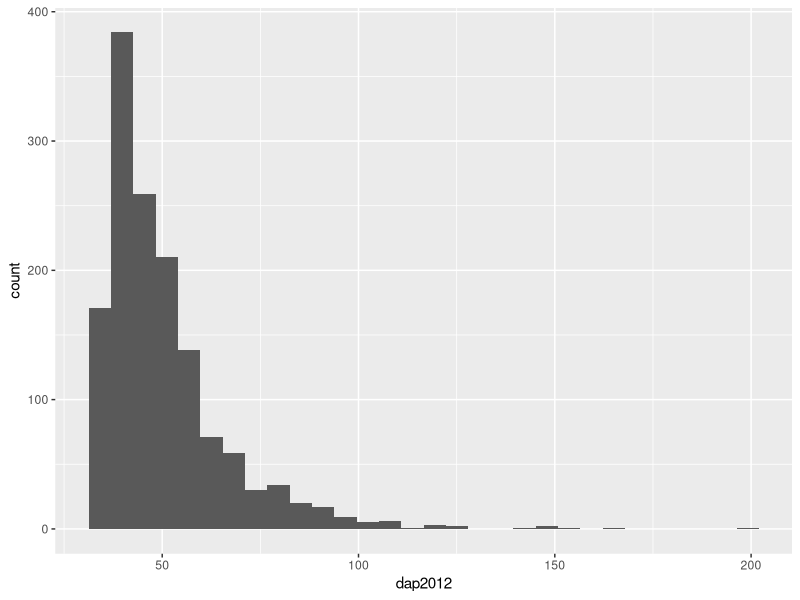
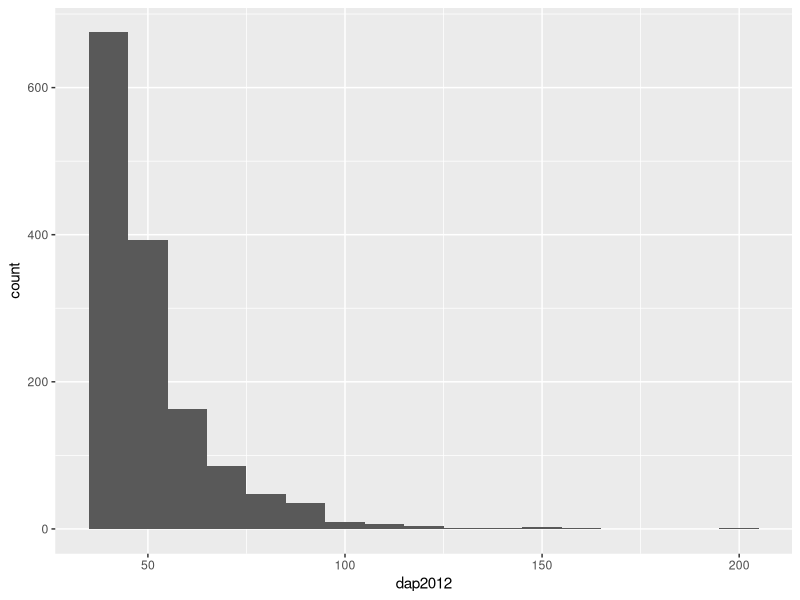
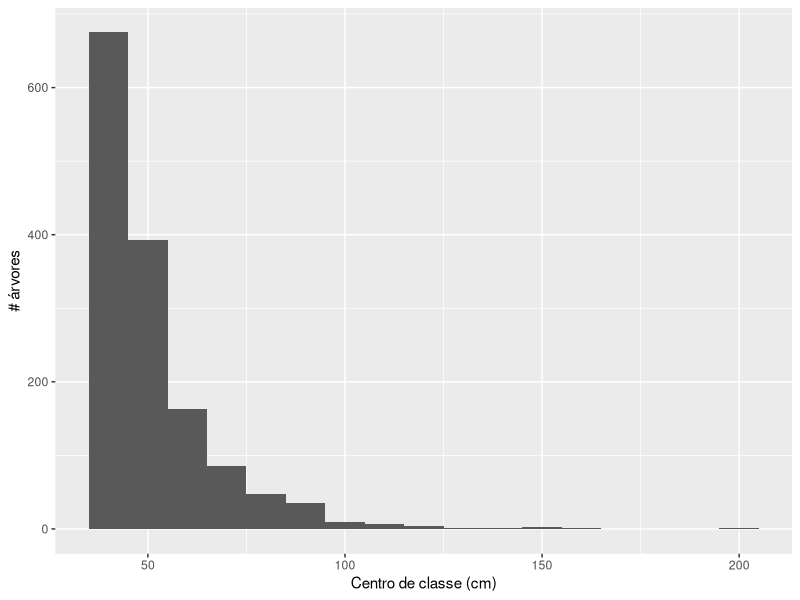
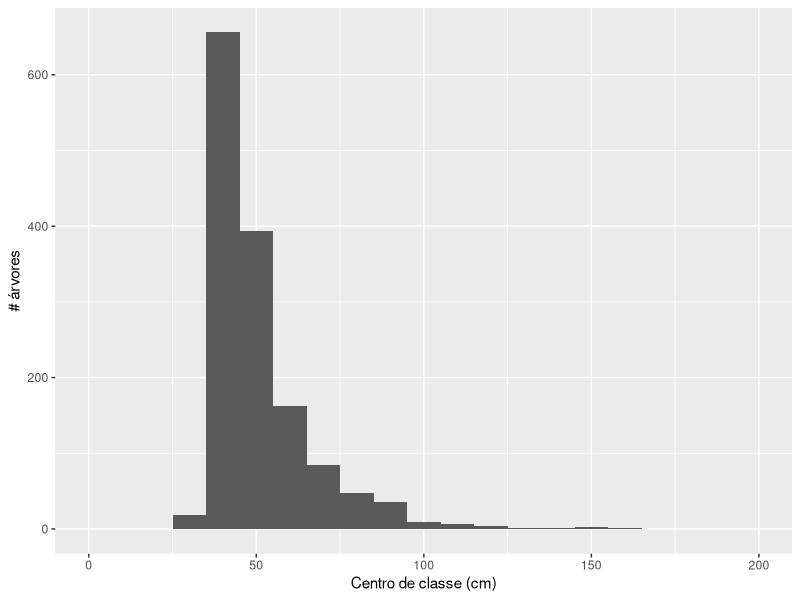
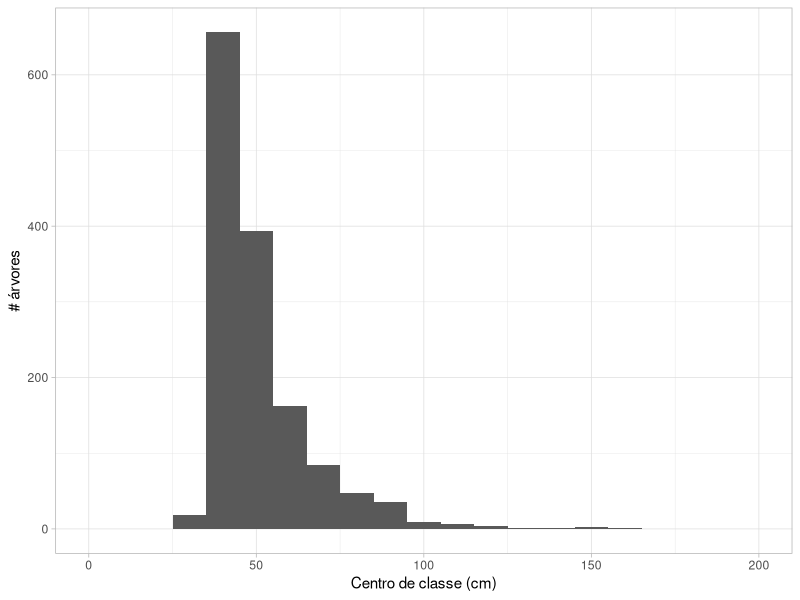
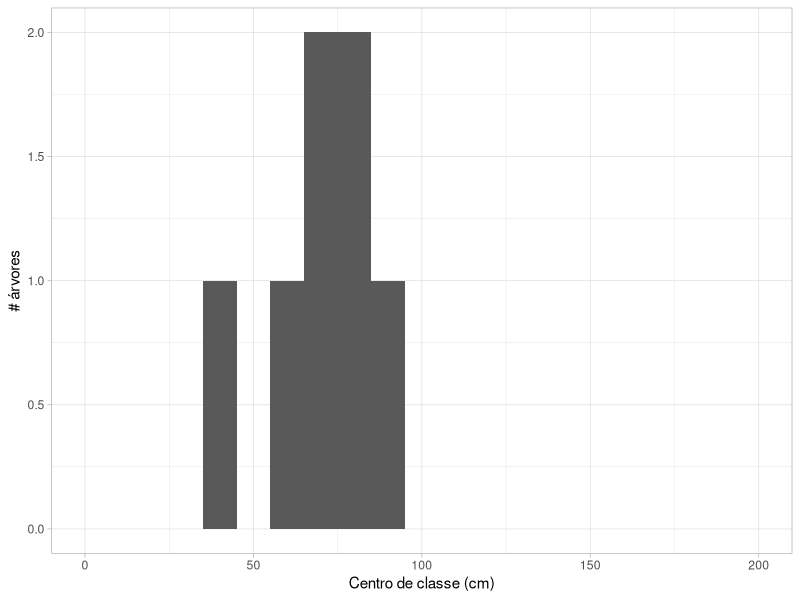
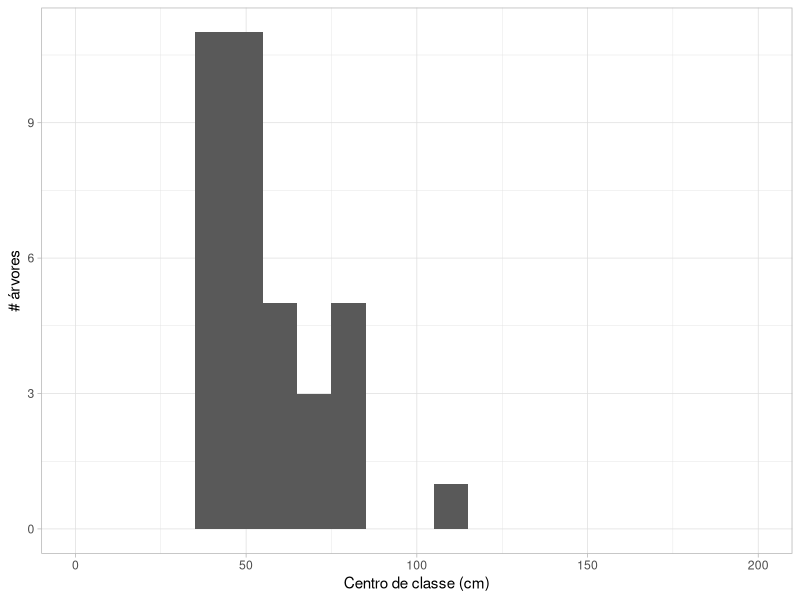
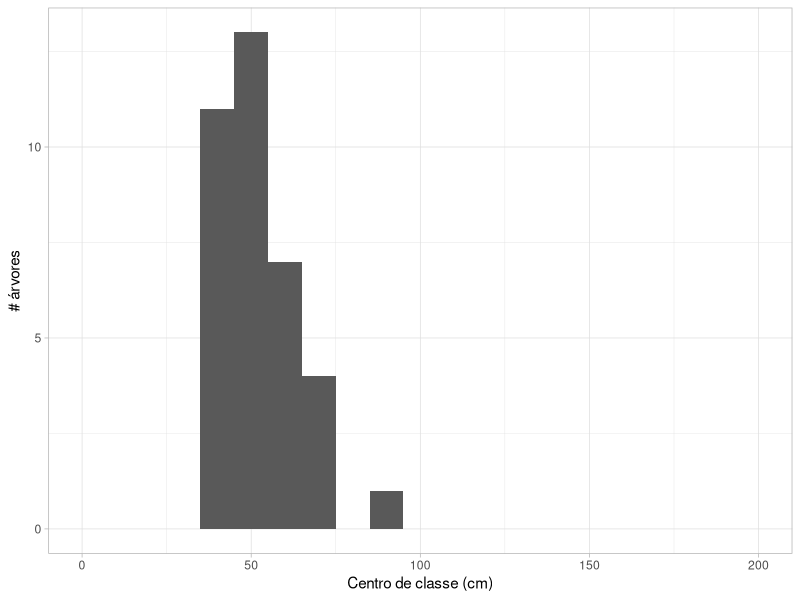

Recreate these plots in R, in order. (Note: this script raises an error after producing the figures.)
require(magrittr)
require(dplyr)
require(ggplot2)


# Importar base de dados
inv = read.csv('inventario2012.csv')
names(inv)
max(inv$dap2012)

# Criar histograma no ggplot
ggplot(inv) + geom_histogram(aes(dap2012))


# Ajustar breaks para 10 cm
ggplot(inv) + geom_histogram(aes(dap2012), binwidth = 10)

# Ajustar nome dos eixos
ggplot(inv) + geom_histogram(aes(dap2012), binwidth = 10) + 
  xlab('Centro de classe (cm)') + ylab('# árvores')

# Ajustar limite do eixo-x
ggplot(inv) + geom_histogram(aes(dap2012), binwidth = 10) + 
  xlab('Centro de classe (cm)') + ylab('# árvores') + xlim(0, 200)

# Ajustar tema
ggplot(inv) + geom_histogram(aes(dap2012), binwidth = 10) + 
  xlab('Centro de classe (cm)') + ylab('# árvores') + xlim(0, 200) +
  theme_light()

# Um gráfico para cada espécie

for(sp in unique(inv$cientifico)){
  invTemp = inv %>% filter(cientifico == sp)
  png(paste('./plot/',sp,'.png', sep = ""), width = 10, height = 7, units = 'cm', res = 72)
  g = ggplot(invTemp) + geom_histogram(aes(dap2012), binwidth = 10) + 
    xlab('Centro de classe (cm)') + ylab('# árvores') + xlim(0, 200) +
    theme_light() 
  print(g)
  dev.off()
}

